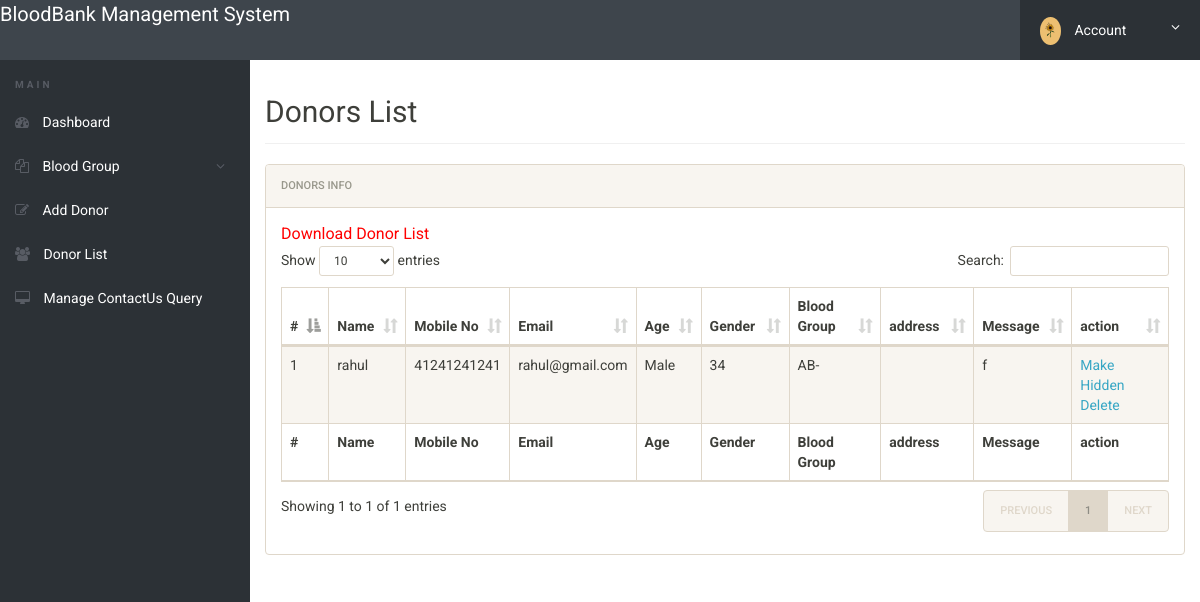
Page /bbdms/admin/donor-list.php (signed in) on the committed database.
### tables this page shows
CREATE TABLE `tblblooddonars` (
  `id` int(11) NOT NULL,
  `FullName` varchar(100) DEFAULT NULL,
  `MobileNumber` char(11) DEFAULT NULL,
  `EmailId` varchar(100) DEFAULT NULL,
  `Gender` varchar(20) DEFAULT NULL,
  `Age` int(11) DEFAULT NULL,
  `BloodGroup` varchar(20) DEFAULT NULL,
  `Address` varchar(255) DEFAULT NULL,
  `Message` mediumtext DEFAULT NULL,
  `PostingDate` timestamp NOT NULL DEFAULT current_timestamp(),
  `status` int(1) DEFAULT NULL
);

### bbdms/admin/donor-list.php (the view, shortened to what this page needs)
<?php
include('includes/config.php');
if(strlen($_SESSION['alogin'])==0)
	{
header('location:index.php');
}
else{
 ?>
<!doctype html>
<html lang="en" class="no-js">
<head>
	<link rel="stylesheet" href="css/font-awesome.min.css">
	<link rel="stylesheet" href="css/bootstrap.min.css">
	<link rel="stylesheet" href="css/dataTables.bootstrap.min.css">
	<link rel="stylesheet" href="css/bootstrap-social.css">
	<link rel="stylesheet" href="css/bootstrap-select.css">
	<link rel="stylesheet" href="css/fileinput.min.css">
	<link rel="stylesheet" href="css/awesome-bootstrap-checkbox.css">
	<link rel="stylesheet" href="css/style.css">
</head>
<body>
	<?php include('includes/header.php');?>
	<div class="ts-main-content">
		<?php include('includes/leftbar.php');?>
		<div class="content-wrapper">
			<div class="container-fluid">
				<div class="row">
					<div class="col-md-12">
						<h2 class="page-title">Donors List</h2>
						<div class="panel panel-default">
							<div class="panel-heading">Donors Info</div>
							<div class="panel-body">
				<a href="download-records.php" style="color:red; font-size:16px;">Download Donor List</a>
								<table id="zctb" class="display table table-striped table-bordered table-hover" cellspacing="0" width="100%">
									<thead>
										<tr>
										<th>#</th>
											<th>Name</th>
											<th>Mobile No</th>
											<th>Email</th>
											<th>Age</th>
											<th>Gender</th>
											<th>Blood Group</th>
											<th>address</th>
											<th>Message </th>
											<th>action </th>
										</tr>
									</thead>
									<tfoot>
										<tr>
										<th>#</th>
										<th>Name</th>
											<th>Mobile No</th>
											<th>Email</th>
											<th>Age</th>
											<th>Gender</th>
											<th>Blood Group</th>
											<th>address</th>
											<th>Message </th>
											<th>action </th>
										</tr>
									</tfoot>
									<tbody>
<?php $sql = "SELECT * from  tblblooddonars ";
$query = $dbh -> prepare($sql);
$query->execute();
$results=$query->fetchAll(PDO::FETCH_OBJ);
$cnt=1;
if($query->rowCount() > 0)
{
foreach($results as $result)
{				?>
										<tr>
											<td><?php echo htmlentities($cnt);?></td>
											<td><?php echo htmlentities($result->FullName);?></td>
											<td><?php echo htmlentities($result->MobileNumber);?></td>
											<td><?php echo htmlentities($result->EmailId);?></td>
											<td><?php echo htmlentities($result->Gender);?></td>
											<td><?php echo htmlentities($result->Age);?></td>
											<td><?php echo htmlentities($result->BloodGroup);?></td>
											<td><?php echo htmlentities($result->Address);?></td>
											<td><?php echo htmlentities($result->Message);?></td>
										<td>
<?php if($result->status==1)
{?>
<a href="donor-list.php?hidden=<?php echo htmlentities($result->id);?>" onclick="return confirm('Do you really want to hiidden this detail')"> Make Hidden</a>
<?php } else {?>
<a href="donor-list.php?public=<?php echo htmlentities($result->id);?>" onclick="return confirm('Do you really want to Public this detail')"> Make Public</a>
<?php } ?>
<a href="donor-list.php?del=<?php echo htmlentities($result->id);?>" onclick="return confirm('Do you really want to delete this record')"> Delete</a>
</td>
										</tr>
										<?php $cnt=$cnt+1; }} ?>
									</tbody>
								</table>
							</div>
						</div>
					</div>
				</div>
			</div>
		</div>
	</div>
</body>
</html>
<?php } ?>

### bbdms/admin/css/style.css (style rules this page uses)
html { font-size: 14px; }
@media only screen and (min-width: 480px) { html { font-size: 17px; } }
@media only screen and (min-width: 768px) { html { font-size: 14px; } }
body { font-size: 1em; }
a { color: #37a6c4; }
.panel { overflow: hidden; }
.page-title { padding-bottom: 15px; margin-bottom: 20px; border-bottom: 1px solid #f0f0f0; }
.ts-main-content .content-wrapper { padding-top: 15px; margin-top: 60px; }
@media only screen and (min-width: 992px) { .ts-main-content .content-wrapper { margin-left: 250px; } }

### rows in the picture
tblblooddonars: FullName "rahul", MobileNumber "41241241241", EmailId "rahul@gmail.com", Gender "Male", Age "34", BloodGroup "AB-", Message "f"
